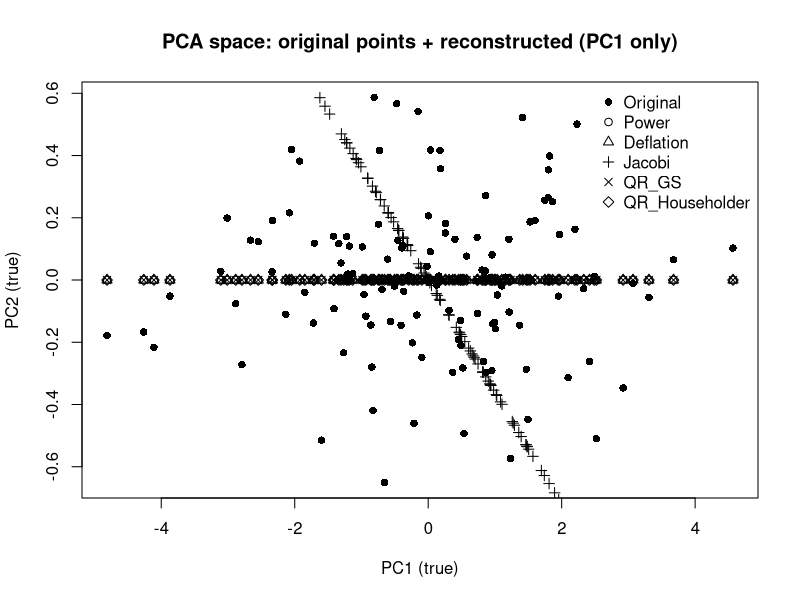

Reproduce this figure in R.
############################################################
# SIMPLE PCA (Dimensionality Reduction) in R
# - Create highly correlated data (compresses well)
# - Compute PC1 using multiple eigen-iterative methods:
#     1) Power Iteration (puissance itérée)
#     2) Deflation (déflation)  [uses Power for PC1 then deflates for PC2 demo]
#     3) Jacobi rotations (Jacobi + rotations de Givens style for symmetric matrices)
#     4) QR iteration with Gram–Schmidt QR (fixed to avoid R indexing bug)
#     5) QR iteration with Householder QR
# - Reconstruct ("interpolate") data using only PC1 (rank-1 approximation)
# - Display Real vs Interpolated values
# - Plot PCA space + interpolated (reconstructed) points
############################################################

set.seed(42)

#############################
# 1) Generate correlated data
#############################
n <- 120
z <- rnorm(n)  # latent factor
X <- cbind(
  x1 = z + 0.20*rnorm(n),
  x2 = 0.9*z + 0.20*rnorm(n),
  x3 = -0.7*z + 0.20*rnorm(n)
)

# Standardize (center + scale) for PCA
Xs <- scale(X, center = TRUE, scale = TRUE)

# Covariance matrix (symmetric)
S <- cov(Xs)

# Small ridge for numerical stability (helps iterative methods & SPD)
S <- S + 1e-10 * diag(nrow(S))

#############################
# Helpers
#############################
norm2 <- function(v) sqrt(sum(v^2))

align_sign <- function(v, ref) {
  # eigenvectors can flip sign; align for fair comparison
  if (sum(v * ref) < 0) -v else v
}

rmse <- function(A, B) sqrt(mean((A - B)^2))

# Rank-1 reconstruction using PC1 vector v1:
# scores t = X v1 ; reconstructed Xhat = t v1^T
reconstruct_pc1 <- function(Xs, v1) {
  t1 <- Xs %*% v1
  Xhat <- t1 %*% t(v1)
  list(scores = as.vector(t1), Xhat = Xhat)
}

#############################
# Reference PCA (built-in eigen)
#############################
eig_ref <- eigen(S)
v1_true <- eig_ref$vectors[, 1]
v2_true <- eig_ref$vectors[, 2]
lambda1_true <- eig_ref$values[1]

############################################################
# 2) METHOD 1: Power Iteration (Puissance itérée)
############################################################
power_iteration <- function(A, max_iter = 2000, tol = 1e-12) {
  n <- nrow(A)
  v <- rnorm(n)
  v <- v / norm2(v)

  lam_old <- 0
  for (k in 1:max_iter) {
    w <- A %*% v
    v_new <- w / norm2(w)
    lam_new <- as.numeric(t(v_new) %*% A %*% v_new)  # Rayleigh quotient

    if (abs(lam_new - lam_old) < tol) break
    v <- v_new
    lam_old <- lam_new
  }
  list(value = lam_old, vector = v)
}

############################################################
# 3) METHOD 2: Deflation (Déflation)
############################################################
deflation_power <- function(A, max_iter = 2000, tol = 1e-12) {
  e1 <- power_iteration(A, max_iter, tol)
  v1 <- e1$vector
  lam1 <- e1$value

  # Deflate matrix (remove first component)
  A1 <- A - lam1 * (v1 %*% t(v1)) / as.numeric(t(v1) %*% v1)

  e2 <- power_iteration(A1, max_iter, tol)
  list(lam1 = lam1, v1 = v1, lam2 = e2$value, v2 = e2$vector)
}

############################################################
# 4) METHOD 3: Jacobi Eigen (rotations) for symmetric matrices
############################################################
jacobi_eigen <- function(A, max_iter = 5000, tol = 1e-12) {
  n <- nrow(A)
  V <- diag(n)

  # helper: find indices (p,q) of largest off-diagonal element
  max_offdiag <- function(M) {
    M2 <- abs(M)
    diag(M2) <- 0
    idx <- which(M2 == max(M2), arr.ind = TRUE)[1, ]
    list(p = idx[1], q = idx[2], val = M2[idx[1], idx[2]])
  }

  for (k in 1:max_iter) {
    m <- max_offdiag(A)
    if (m$val < tol) break
    p <- m$p; q <- m$q

    app <- A[p,p]; aqq <- A[q,q]; apq <- A[p,q]
    theta <- 0.5 * atan2(2 * apq, (app - aqq))
    c <- cos(theta); s <- sin(theta)

    # rotate rows/cols p and q (keep symmetry)
    for (i in 1:n) {
      if (i != p && i != q) {
        aip <- A[i,p]; aiq <- A[i,q]
        A[i,p] <- c*aip - s*aiq
        A[p,i] <- A[i,p]
        A[i,q] <- s*aip + c*aiq
        A[q,i] <- A[i,q]
      }
    }

    # update diagonal + zero out A[p,q]
    A[p,p] <- c^2*app - 2*s*c*apq + s^2*aqq
    A[q,q] <- s^2*app + 2*s*c*apq + c^2*aqq
    A[p,q] <- 0
    A[q,p] <- 0

    # update eigenvectors
    for (i in 1:n) {
      vip <- V[i,p]; viq <- V[i,q]
      V[i,p] <- c*vip - s*viq
      V[i,q] <- s*vip + c*viq
    }
  }

  list(values = diag(A), vectors = V)
}

############################################################
# 5) METHOD 4: QR Iteration with Gram–Schmidt QR (fixed)
############################################################
qr_gs <- function(A, tol = 1e-14) {
  A <- as.matrix(A)
  n <- nrow(A)

  Q <- matrix(0, n, n)
  R <- matrix(0, n, n)

  for (j in seq_len(n)) {
    v <- A[, j]

    if (j > 1) {
      for (i in seq_len(j - 1)) {
        R[i, j] <- sum(Q[, i] * v)
        v <- v - R[i, j] * Q[, i]
      }
    }

    R[j, j] <- sqrt(sum(v^2))
    if (R[j, j] < tol) stop("Gram-Schmidt QR failed: dependent/near-dependent columns.")

    Q[, j] <- v / R[j, j]
  }

  list(Q = Q, R = R)
}

qr_iteration <- function(A, qr_fun, max_iter = 5000, tol = 1e-12) {
  n <- nrow(A)
  Ak <- A
  Qtotal <- diag(n)

  offdiag_norm <- function(M) {
    M2 <- M
    diag(M2) <- 0
    sqrt(sum(M2^2))
  }

  for (k in 1:max_iter) {
    qr <- qr_fun(Ak)
    Q <- qr$Q; R <- qr$R
    Ak1 <- R %*% Q
    Qtotal <- Qtotal %*% Q

    if (offdiag_norm(Ak1) < tol) {
      Ak <- Ak1
      break
    }
    Ak <- Ak1
  }

  list(values = diag(Ak), vectors = Qtotal)
}

############################################################
# 6) METHOD 5: Householder QR + QR Iteration
############################################################
householder_qr <- function(A) {
  A <- as.matrix(A)
  n <- nrow(A)
  Q <- diag(n)
  R <- A

  for (k in 1:(n - 1)) {
    x <- R[k:n, k]
    e1 <- rep(0, length(x)); e1[1] <- 1

    alpha <- -sign(x[1]) * norm2(x)
    v <- x - alpha * e1
    if (norm2(v) < 1e-15) next
    v <- v / norm2(v)

    Hsmall <- diag(length(x)) - 2 * (v %*% t(v))
    H <- diag(n)
    H[k:n, k:n] <- Hsmall

    R <- H %*% R
    Q <- Q %*% t(H)
  }

  list(Q = Q, R = R)
}

############################################################
# 7) Run all methods and store PC1
############################################################
results <- list()

# Power
pow <- power_iteration(S)
v_pow <- align_sign(pow$vector, v1_true)
results$Power <- list(v1 = v_pow, lam1 = pow$value)

# Deflation
defl <- deflation_power(S)
v_defl <- align_sign(defl$v1, v1_true)
results$Deflation <- list(v1 = v_defl, lam1 = defl$lam1, lam2 = defl$lam2)

# Jacobi
jac <- jacobi_eigen(S)
i1 <- which.max(jac$values)
v_jac <- align_sign(jac$vectors[, i1], v1_true)
results$Jacobi <- list(v1 = v_jac, lam1 = jac$values[i1])

# QR (Gram-Schmidt)
qr_gs_e <- qr_iteration(S, qr_gs)
i1 <- which.max(qr_gs_e$values)
v_qr <- align_sign(qr_gs_e$vectors[, i1], v1_true)
results$QR_GS <- list(v1 = v_qr, lam1 = qr_gs_e$values[i1])

# QR (Householder)
qr_hh_e <- qr_iteration(S, householder_qr)
i1 <- which.max(qr_hh_e$values)
v_hh <- align_sign(qr_hh_e$vectors[, i1], v1_true)
results$QR_Householder <- list(v1 = v_hh, lam1 = qr_hh_e$values[i1])

############################################################
# 8) Display results: loadings + reconstruction error + examples
############################################################
cat("=== Reference (eigen) ===\n")
cat("lambda1_true =", lambda1_true, "\n")
cat("v1_true (PC1 loadings):\n"); print(v1_true)

cat("\n=== Methods (PC1) ===\n")
for (name in names(results)) {
  v1 <- results[[name]]$v1
  lam1 <- results[[name]]$lam1

  rec <- reconstruct_pc1(Xs, v1)
  err <- rmse(Xs, rec$Xhat)

  cos_sim <- abs(sum(v1 * v1_true))  # 1 = same direction
  cat("\n---", name, "---\n")
  cat("lambda1_est =", lam1, "\n")
  cat("v1_est (loadings):\n"); print(v1)
  cat("cosine similarity to true PC1 =", cos_sim, "\n")
  cat("Reconstruction RMSE (PC1 only) =", err, "\n")
}

# Show Real vs Interpolated (first 6 rows) for each method
show_real_vs_hat <- function(method_name) {
  v1 <- results[[method_name]]$v1
  Xhat <- reconstruct_pc1(Xs, v1)$Xhat

  df <- data.frame(
    x1_real = Xs[1:6, 1], x1_hat = Xhat[1:6, 1],
    x2_real = Xs[1:6, 2], x2_hat = Xhat[1:6, 2],
    x3_real = Xs[1:6, 3], x3_hat = Xhat[1:6, 3]
  )

  cat("\nReal vs Interpolated (standardized) -", method_name, "\n")
  print(df)
}

show_real_vs_hat("Power")
show_real_vs_hat("Jacobi")
show_real_vs_hat("QR_Householder")

############################################################
# 9) Plot PCA space (PC1_true vs PC2_true) + reconstructed points
############################################################
scores_true <- Xs %*% cbind(v1_true, v2_true)

plot(scores_true[, 1], scores_true[, 2],
     xlab = "PC1 (true)", ylab = "PC2 (true)",
     main = "PCA space: original points + reconstructed (PC1 only)",
     pch = 16)

# Overlay reconstructed points (each method)
pch_map <- c(Power = 1, Deflation = 2, Jacobi = 3, QR_GS = 4, QR_Householder = 5)

for (name in names(results)) {
  v1 <- results[[name]]$v1
  Xhat <- reconstruct_pc1(Xs, v1)$Xhat
  scores_hat <- Xhat %*% cbind(v1_true, v2_true)  # project to true PCA plane
  points(scores_hat[, 1], scores_hat[, 2], pch = pch_map[name])
}

legend("topright",
       legend = c("Original", names(results)),
       pch = c(16, pch_map[names(results)]),
       bty = "n")
